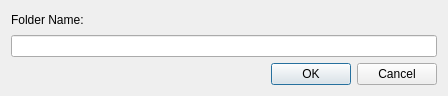
<?xml version="1.0" encoding="UTF-8"?>
<ui version="4.0">
 <class>NewFolderDialog</class>
 <widget class="QDialog" name="NewFolderDialog">
  <property name="geometry">
   <rect>
    <x>0</x>
    <y>0</y>
    <width>448</width>
    <height>96</height>
   </rect>
  </property>
  <property name="windowTitle">
   <string/>
  </property>
  <layout class="QGridLayout" name="gridLayout">
   <item row="0" column="0">
    <widget class="QLabel" name="folderNameLabel">
     <property name="text">
      <string>Folder Name:</string>
     </property>
    </widget>
   </item>
   <item row="1" column="0">
    <widget class="QLineEdit" name="folderNameLineEdit"/>
   </item>
   <item row="2" column="0">
    <widget class="QDialogButtonBox" name="buttonBox">
     <property name="orientation">
      <enum>Qt::Horizontal</enum>
     </property>
     <property name="standardButtons">
      <set>QDialogButtonBox::Cancel|QDialogButtonBox::Ok</set>
     </property>
    </widget>
   </item>
  </layout>
 </widget>
 <resources/>
 <connections>
  <connection>
   <sender>buttonBox</sender>
   <signal>accepted()</signal>
   <receiver>NewFolderDialog</receiver>
   <slot>accept()</slot>
   <hints>
    <hint type="sourcelabel">
     <x>248</x>
     <y>254</y>
    </hint>
    <hint type="destinationlabel">
     <x>157</x>
     <y>274</y>
    </hint>
   </hints>
  </connection>
  <connection>
   <sender>buttonBox</sender>
   <signal>rejected()</signal>
   <receiver>NewFolderDialog</receiver>
   <slot>reject()</slot>
   <hints>
    <hint type="sourcelabel">
     <x>316</x>
     <y>260</y>
    </hint>
    <hint type="destinationlabel">
     <x>286</x>
     <y>274</y>
    </hint>
   </hints>
  </connection>
 </connections>
</ui>
